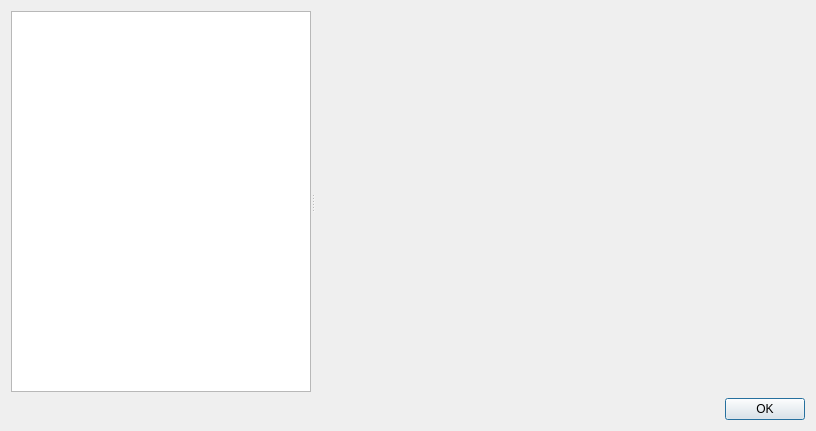
<?xml version="1.0" encoding="UTF-8"?>
<ui version="4.0">
 <class>StatisticDialog</class>
 <widget class="QDialog" name="StatisticDialog">
  <property name="geometry">
   <rect>
    <x>0</x>
    <y>0</y>
    <width>816</width>
    <height>431</height>
   </rect>
  </property>
  <property name="windowTitle">
   <string>Statistics</string>
  </property>
  <property name="windowIcon">
   <iconset resource="../resources/resource.qrc">
    <normaloff>:/kwallet.png</normaloff>:/kwallet.png</iconset>
  </property>
  <layout class="QGridLayout" name="gridLayout">
   <item row="0" column="0">
    <widget class="QSplitter" name="splitter">
     <property name="orientation">
      <enum>Qt::Horizontal</enum>
     </property>
     <widget class="QTreeView" name="statistic_view">
      <property name="sizePolicy">
       <sizepolicy hsizetype="Fixed" vsizetype="Fixed">
        <horstretch>0</horstretch>
        <verstretch>0</verstretch>
       </sizepolicy>
      </property>
      <property name="minimumSize">
       <size>
        <width>300</width>
        <height>0</height>
       </size>
      </property>
      <property name="maximumSize">
       <size>
        <width>300</width>
        <height>16777215</height>
       </size>
      </property>
     </widget>
     <widget class="MousePlot" name="graphic" native="true"/>
    </widget>
   </item>
   <item row="1" column="0">
    <widget class="QDialogButtonBox" name="buttons">
     <property name="orientation">
      <enum>Qt::Horizontal</enum>
     </property>
     <property name="standardButtons">
      <set>QDialogButtonBox::Ok</set>
     </property>
    </widget>
   </item>
  </layout>
 </widget>
 <customwidgets>
  <customwidget>
   <class>MousePlot</class>
   <extends>QWidget</extends>
   <header>mouseplot.h</header>
   <container>1</container>
  </customwidget>
 </customwidgets>
 <resources>
  <include location="../resources/resource.qrc"/>
 </resources>
 <connections>
  <connection>
   <sender>_buttons</sender>
   <signal>accepted()</signal>
   <receiver>StatisticDialog</receiver>
   <slot>accept()</slot>
   <hints>
    <hint type="sourcelabel">
     <x>248</x>
     <y>254</y>
    </hint>
    <hint type="destinationlabel">
     <x>157</x>
     <y>274</y>
    </hint>
   </hints>
  </connection>
  <connection>
   <sender>_buttons</sender>
   <signal>rejected()</signal>
   <receiver>StatisticDialog</receiver>
   <slot>reject()</slot>
   <hints>
    <hint type="sourcelabel">
     <x>316</x>
     <y>260</y>
    </hint>
    <hint type="destinationlabel">
     <x>286</x>
     <y>274</y>
    </hint>
   </hints>
  </connection>
 </connections>
</ui>
